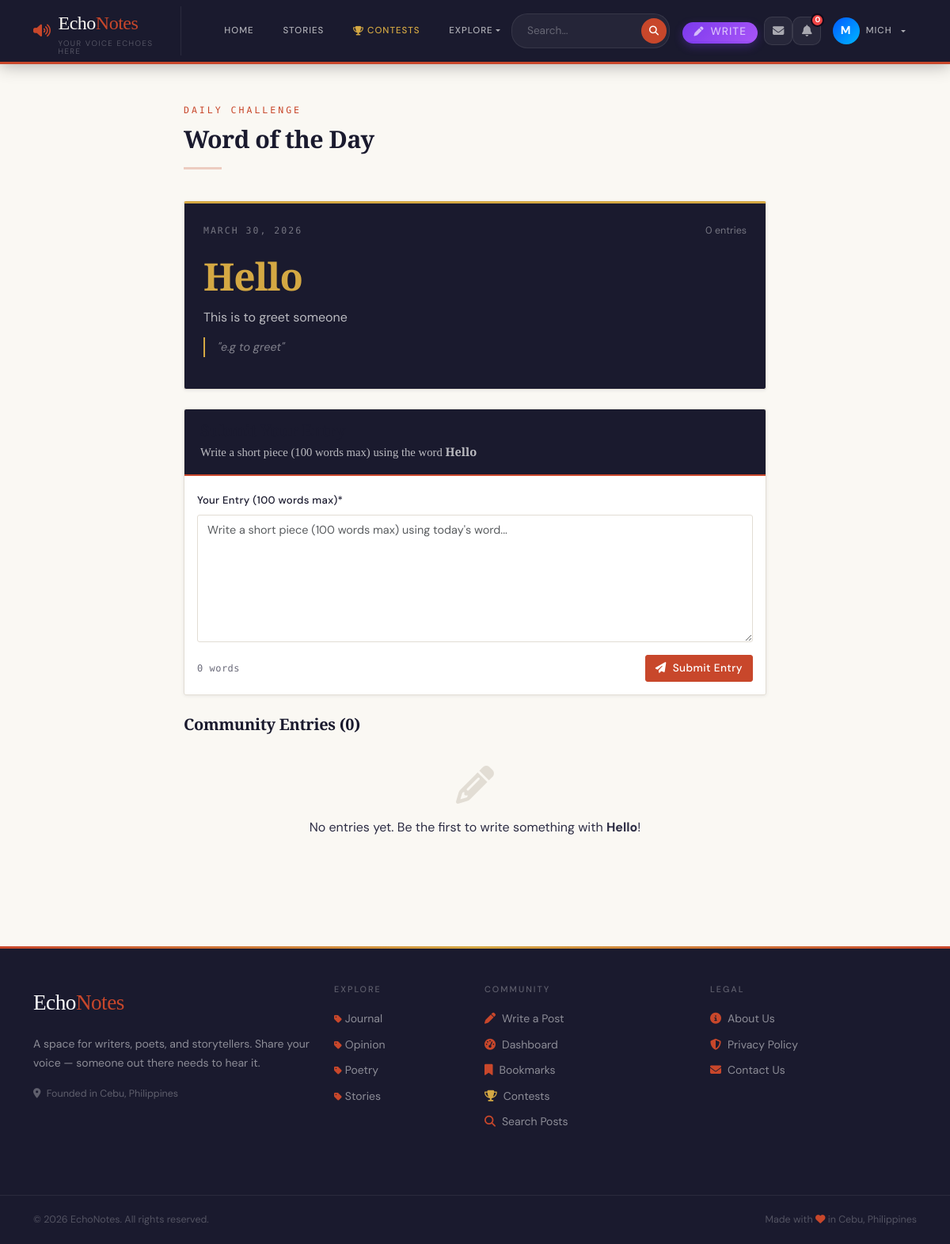
Page /word/ (signed in) on the committed database.
### blog/models.py (models this page shows, shortened)
class WordOfTheDay(models.Model):
    word = models.CharField(max_length=100)
    definition = models.TextField()
    example = models.TextField(blank=True)
    created_by = models.ForeignKey(User, on_delete=models.CASCADE, related_name='words_created')
    date = models.DateField(unique=True, default=timezone.now)
    class Meta:
        ordering = ['-date']
        verbose_name = 'Word of the Day'
        verbose_name_plural = 'Words of the Day'
    def total_entries(self):
        return self.entries.count()

class Category(models.Model):
    name = models.CharField(max_length=100, unique=True)
    slug = models.SlugField(max_length=100, unique=True)
    description = models.TextField(blank=True)
    class Meta:
        verbose_name_plural = 'Categories'
        ordering = ['name']

### blog/views.py (the view)
# urls.py: path('word/', views.word_of_the_day, name='word-of-the-day'),
def word_of_the_day(request):
    today_word = WordOfTheDay.objects.order_by('-date').first()
    user_entry = None
    liked_entries = []
    if request.user.is_authenticated and today_word:
        user_entry = WordOfTheDayEntry.objects.filter(word=today_word, author=request.user).first()
        liked_entries = list(WordEntryLike.objects.filter(
            user=request.user, entry__word=today_word
        ).values_list('entry_id', flat=True))
    if request.method == 'POST' and request.user.is_authenticated and today_word and not user_entry:
        form = WordEntryForm(request.POST)
        if form.is_valid():
            entry = form.save(commit=False)
            entry.word = today_word
            entry.author = request.user
            entry.save()
            award_badge(request.user, 'word_challenge')
            award_badges(request.user)
            messages.success(request, 'Entry submitted!')
            return redirect('word-of-the-day')
    else:
        form = WordEntryForm()
    return render(request, 'word_of_the_day.html', {
        'today_word': today_word,
        'past_words': WordOfTheDay.objects.exclude(pk=today_word.pk if today_word else None).order_by('-date')[:5],
        'entries': today_word.entries.annotate(like_count=Count('likes')).order_by('-like_count') if today_word else [],
        'user_entry': user_entry,
        'form': form,
        'liked_entries': liked_entries,
    })

### blog/templates/word_of_the_day.html (shortened to what this page needs)
{% extends 'base.html' %}
{% load crispy_forms_tags %}
{% block content %}
<div class="container py-5">
    <div class="row">
        <div class="col-lg-8 mx-auto">
            <div class="mb-4">
                <span class="section-eyebrow">Daily Challenge</span>
                <h1 class="section-title">Word of the Day</h1>
                <hr class="section-divider">
            </div>
            {% if today_word %}
            <div class="card mb-4" style="border-top:3px solid var(--gold);background:var(--ink)">
                <div class="card-body p-4">
                    <div class="d-flex justify-content-between align-items-start mb-3">
                        <span style="font-family:var(--font-mono);font-size:0.72rem;letter-spacing:2px;color:rgba(255,255,255,0.4)">
                            {{ today_word.date|date:"F d, Y"|upper }}
                        </span>
                        <span style="font-size:0.78rem;color:rgba(255,255,255,0.4)">
                            {{ today_word.total_entries }} entries
                        </span>
                    </div>
                    <h2 style="font-family:var(--font-display);font-size:3rem;color:var(--gold);letter-spacing:-1px;margin-bottom:0.5rem">
                        {{ today_word.word }}
                    </h2>
                    <p style="color:rgba(255,255,255,0.7);font-size:1rem;line-height:1.7;margin-bottom:0.75rem">
                        {{ today_word.definition }}
                    </p>
                    {% if today_word.example %}
                    <p style="color:rgba(255,255,255,0.45);font-size:0.9rem;font-style:italic;border-left:2px solid var(--gold);padding-left:1rem">
                        "{{ today_word.example }}"
                    </p>
                    {% endif %}
                </div>
            </div>
            {% if user.is_authenticated %}
                {% if not user_entry %}
                <div class="card mb-4">
                    <div class="card-header bg-primary text-white">
                        <h5 class="mb-0">Submit Your Entry</h5>
                        <small style="opacity:0.7">Write a short piece (100 words max) using the word <strong>{{ today_word.word }}</strong></small>
                    </div>
                    <div class="card-body">
                        <form method="POST">
                            {{ form|crispy }}
                            <div class="d-flex justify-content-between align-items-center mt-3">
                                <small id="word-count" class="word-counter">0 words</small>
                                <button type="submit" class="btn btn-primary">
                                    <i class="fas fa-paper-plane me-2"></i>Submit Entry
                                </button>
                            </div>
                        </form>
                    </div>
                </div>
                {% else %}
                <div class="alert alert-success mb-4">
                    <i class="fas fa-check-circle me-2"></i>
                    You've submitted your entry for today! Come back tomorrow.
                </div>
                {% endif %}
            {% else %}
            <div class="alert alert-info mb-4">
                <a href="{% url 'login' %}" class="alert-link">Login</a> to submit an entry.
            </div>
            {% endif %}
            <h5 class="mb-3" style="font-family:var(--font-display)">
                Community Entries ({{ entries|length }})
            </h5>
            {% for entry in entries %}
            <div class="card mb-3 post-card">
                <div class="card-body p-3">
                    <div class="d-flex justify-content-between align-items-start mb-2">
                        <a href="{% url 'profile-detail' entry.author.username %}" class="fw-bold text-decoration-none" style="color:var(--ink)">
                            {{ entry.author.username }}
                        </a>
                        <small class="text-muted">{{ entry.created_date|timesince }} ago</small>
                    </div>
                    <p style="line-height:1.8;color:var(--ink-light)">{{ entry.content }}</p>
                    <div class="mt-2">
                        {% if user.is_authenticated %}
                        <button class="btn btn-sm {% if entry.pk in liked_entries %}btn-warning{% else %}btn-outline-warning{% endif %} like-word-btn"
                                data-entry-id="{{ entry.pk }}" style="font-size:0.78rem;padding:0.2rem 0.6rem">
                            <i class="fas fa-star"></i>
                            <span class="we-like-count-{{ entry.pk }}">{{ entry.total_likes }}</span>
                        </button>
                        {% else %}
                        <small class="text-muted"><i class="fas fa-star text-warning"></i> {{ entry.total_likes }}</small>
                        {% endif %}
                    </div>
                </div>
            </div>
            {% empty %}
            <div class="text-center py-4 text-muted">
                <i class="fas fa-pencil-alt fa-3x mb-3" style="color:var(--cream-border)"></i>
                <p>No entries yet. Be the first to write something with <strong>{{ today_word.word }}</strong>!</p>
            </div>
            {% endfor %}
            {% else %}
            <div class="card text-center p-5">
                <i class="fas fa-book fa-3x mb-3" style="color:var(--cream-border)"></i>
                <h4 style="font-family:var(--font-display)">No word for today yet</h4>
                <p class="text-muted">The admin will post a word soon. Check back later!</p>
            </div>
            {% endif %}
        </div>
    </div>
</div>
{% endblock %}

### blog/templates/base.html (shortened to what this page needs)
<!DOCTYPE html>
<html lang="en">
<head>
    <link href="https://cdn.jsdelivr.net/npm/bootstrap@5.3.0/dist/css/bootstrap.min.css" rel="stylesheet">
    <link rel="stylesheet" href="https://cdnjs.cloudflare.com/ajax/libs/font-awesome/6.4.0/css/all.min.css">
    {% load static %}
    <link rel="stylesheet" href="{% static 'css/style.css' %}?v=1.0.1">
<body>
<nav class="echonav navbar navbar-expand-lg">
    <div class="container">
        <a class="echo-brand" href="{% url 'landing' %}">
            <i class="fas fa-volume-up" style="color:var(--accent);font-size:1.1rem"></i>
            <div>
                Echo<span>Notes</span>
                <small>Your voice echoes here</small>
            </div>
        </a>
        <div class="collapse navbar-collapse" id="navbarNav">
            <ul class="navbar-nav me-auto mb-2 mb-lg-0 align-items-lg-center" style="gap: 0.5rem; margin-left: 1.5rem;">
                <li class="nav-item">
                    <a class="nav-link" href="{% url 'landing' %}">Home</a>
                </li>
                <li class="nav-item">
                    <a class="nav-link" href="{% url 'story-list' %}">Stories</a>
                </li>
                <li class="nav-item">
                    <a class="nav-link highlight" href="{% url 'contest-list' %}">
                        <i class="fas fa-trophy me-1" style="color:var(--gold)"></i>Contests
                    </a>
                </li>
                <li class="nav-item dropdown">
                    <a class="nav-link dropdown-toggle" href="#" id="exploreDropdown" role="button" data-bs-toggle="dropdown" aria-expanded="false">
                        Explore
                    </a>
                </li>
            </ul>
            <div class="d-flex align-items-lg-center gap-3">
                <form class="echo-search d-flex align-items-center m-0" action="{% url 'search' %}" method="GET" style="background: rgba(255,255,255,0.05); border-radius: 20px; padding: 3px; border: 1px solid rgba(255,255,255,0.08);">
                    <input type="search" name="q" placeholder="Search..." required class="border-0 bg-transparent text-white px-3" style="outline: none; font-size: 0.85rem; width: 160px;">
                    <button type="submit" class="border-0 rounded-circle d-flex justify-content-center align-items-center" style="background: var(--accent); width: 32px; height: 32px; color: white;"><i class="fas fa-search" style="font-size: 0.75rem;"></i></button>
                </form>
                <ul class="navbar-nav align-items-lg-center m-0">
                    {% if user.is_authenticated %}
                        <li class="nav-item me-2 d-none d-lg-block">
                            <a class="nav-link py-1 px-3 text-white" href="{% url 'create-post' %}" style="background: linear-gradient(135deg, #7c3aed, #a855f7); border-radius: 20px; font-size: 0.85rem; font-weight: 500; display: inline-flex; align-items: center; box-shadow: 0 4px 12px rgba(124,58,237,0.3);">
                                <i class="fas fa-pen me-2" style="font-size: 0.75rem;"></i> Write
                            </a>
                        </li>
                        {% if user.is_authenticated %}
                        <li class="nav-item">
                          <a href="{% url 'inbox' %}" class="notif-icon-btn" title="Messages" style="text-decoration:none">
                            <i class="fas fa-envelope"></i>
                          </a>
                        </li>
                        <li class="nav-item" style="position:relative">
                          <button id="notif-bell-btn" class="notif-icon-btn" title="Notifications">
                            <i class="fas fa-bell"></i>
                            <span id="notif-badge" class="notif-badge" style="display:none">0</span>
                          </button>
                        </li>
                        {% endif %}
                        <li class="nav-item dropdown">
                            <a class="nav-link dropdown-toggle d-flex align-items-center gap-2" href="#" id="profileDropdown" role="button" data-bs-toggle="dropdown" aria-expanded="false" style="padding: 0.2rem 1rem;">
                                <div class="rounded-circle d-flex justify-content-center align-items-center" style="width: 34px; height: 34px; background: linear-gradient(135deg,rgb(0, 89, 255),rgb(0, 183, 255)); color: white; font-weight: bold; font-size: 0.9rem;">
                                    {{ user.username|make_list|first|upper }}
                                </div>
                                <span class="d-none d-lg-block">{{ user.username }}</span>
                            </a>
                        </li>
                    {% endif %}
                </ul>
            </div>
        </div>
    </div>
</nav>
<main>
    {% block content %}{% endblock %}
</main>
<footer class="echo-footer mt-5">
    <div class="container py-5">
        <div class="row">
            <div class="col-lg-4 mb-4">
                <div class="echo-footer-brand mb-3">Echo<span>Notes</span></div>
                <p style="color:rgba(255,255,255,0.5);font-size:0.875rem;line-height:1.7">
                    A space for writers, poets, and storytellers.
                    Share your voice — someone out there needs to hear it.
                </p>
                <p style="color:rgba(255,255,255,0.3);font-size:0.78rem">
                    <i class="fas fa-map-marker-alt me-1"></i> Founded in Cebu, Philippines
                </p>
            </div>
            <div class="col-lg-2 col-md-4 mb-4">
    <h6>Explore</h6>
    <ul class="list-unstyled mb-0">
        {% for category in categories %}
            <li style="margin-bottom:0.5rem;">
                <a href="{% url 'category-posts' category.slug %}">
                    <i class="fas fa-tag me-1" style="font-size:0.7rem;color:var(--accent)"></i>{{ category.name }}
                </a>
            </li>
        {% empty %}
            <li><a href="{% url 'landing' %}">All Posts</a></li>
        {% endfor %}
    </ul>
    </div>
            <div class="col-lg-3 col-md-4 mb-4">
                <h6>Community</h6>
                {% if user.is_authenticated %}
                    <a href="{% url 'create-post' %}"><i class="fas fa-pen me-2" style="color:var(--accent)"></i>Write a Post</a>
                    <a href="{% url 'dashboard' %}"><i class="fas fa-tachometer-alt me-2" style="color:var(--accent)"></i>Dashboard</a>
                    <a href="{% url 'my-bookmarks' %}"><i class="fas fa-bookmark me-2" style="color:var(--accent)"></i>Bookmarks</a>
                    <a href="{% url 'contest-list' %}"><i class="fas fa-trophy me-2" style="color:var(--gold)"></i>Contests</a>
                {% endif %}
                <a href="{% url 'search' %}?q="><i class="fas fa-search me-2" style="color:var(--accent)"></i>Search Posts</a>
            </div>
            <div class="col-lg-3 col-md-4 mb-4">
                <h6>Legal</h6>
                <a href="{% url 'about' %}"><i class="fas fa-info-circle me-2" style="color:var(--accent)"></i>About Us</a>
                <a href="{% url 'privacy-policy' %}"><i class="fas fa-shield-alt me-2" style="color:var(--accent)"></i>Privacy Policy</a>
                <a href="{% url 'contact' %}"><i class="fas fa-envelope me-2" style="color:var(--accent)"></i>Contact Us</a>
            </div>
        </div>
    </div>
    <div class="echo-footer-bottom">
        <div class="container d-flex justify-content-between flex-wrap gap-2">
            <span>© {% now "Y" %} EchoNotes. All rights reserved.</span>
            <span>Made with <i class="fas fa-heart" style="color:var(--accent)"></i> in Cebu, Philippines</span>
        </div>
    </div>
</footer>
</body>
</html>

### rows in the picture
WordOfTheDay: date "MARCH 30, 2026", total_entries "0", word "Hello", definition "This is to greet someone", example "e.g to greet"
Category: name "Journal"
Category: name "Opinion"
Category: name "Poetry"
Category: name "Stories"

### other values in the picture
{{ user.username|make_list|first|upper }} "M"
{{ user.username }} "MICH"
{{ entries|length }} "0"
